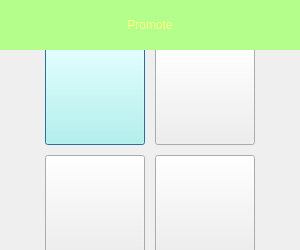
<?xml version="1.0" encoding="UTF-8"?>
<ui version="4.0">
 <class>promotion</class>
 <widget class="QDialog" name="promotion">
  <property name="geometry">
   <rect>
    <x>0</x>
    <y>0</y>
    <width>300</width>
    <height>250</height>
   </rect>
  </property>
  <property name="cursor">
   <cursorShape>CrossCursor</cursorShape>
  </property>
  <property name="windowTitle">
   <string>Dialog</string>
  </property>
  <property name="styleSheet">
   <string notr="true">background-image: url(:/sceneImg/bg_Steel);</string>
  </property>
  <widget class="QPushButton" name="QueenButton">
   <property name="geometry">
    <rect>
     <x>45</x>
     <y>45</y>
     <width>100</width>
     <height>100</height>
    </rect>
   </property>
   <property name="sizePolicy">
    <sizepolicy hsizetype="Fixed" vsizetype="Fixed">
     <horstretch>0</horstretch>
     <verstretch>0</verstretch>
    </sizepolicy>
   </property>
   <property name="cursor">
    <cursorShape>OpenHandCursor</cursorShape>
   </property>
   <property name="styleSheet">
    <string notr="true">font: 16pt &quot;微軟正黑體&quot;;
background-image: url(:/gridImg/newsPaper/Image/newspaper/wq.png);
background-color: rgb(176, 255, 244);
</string>
   </property>
   <property name="text">
    <string/>
   </property>
   <property name="icon">
    <iconset>
     <normalon>:/gridImg/Queen_B_L</normalon>
    </iconset>
   </property>
   <property name="iconSize">
    <size>
     <width>100</width>
     <height>100</height>
    </size>
   </property>
  </widget>
  <widget class="QPushButton" name="BishopButton">
   <property name="geometry">
    <rect>
     <x>155</x>
     <y>45</y>
     <width>100</width>
     <height>100</height>
    </rect>
   </property>
   <property name="sizePolicy">
    <sizepolicy hsizetype="Fixed" vsizetype="Fixed">
     <horstretch>0</horstretch>
     <verstretch>0</verstretch>
    </sizepolicy>
   </property>
   <property name="cursor">
    <cursorShape>OpenHandCursor</cursorShape>
   </property>
   <property name="styleSheet">
    <string notr="true">font: 16pt &quot;微軟正黑體&quot;;
</string>
   </property>
   <property name="text">
    <string/>
   </property>
   <property name="icon">
    <iconset>
     <normalon>:/gridImg/Bishop_W_D</normalon>
    </iconset>
   </property>
   <property name="iconSize">
    <size>
     <width>100</width>
     <height>100</height>
    </size>
   </property>
  </widget>
  <widget class="QPushButton" name="KnightButton">
   <property name="geometry">
    <rect>
     <x>45</x>
     <y>155</y>
     <width>100</width>
     <height>100</height>
    </rect>
   </property>
   <property name="sizePolicy">
    <sizepolicy hsizetype="Fixed" vsizetype="Fixed">
     <horstretch>0</horstretch>
     <verstretch>0</verstretch>
    </sizepolicy>
   </property>
   <property name="cursor">
    <cursorShape>OpenHandCursor</cursorShape>
   </property>
   <property name="styleSheet">
    <string notr="true">font: 16pt &quot;微軟正黑體&quot;;
</string>
   </property>
   <property name="text">
    <string/>
   </property>
   <property name="icon">
    <iconset>
     <normalon>:/gridImg/Knight_W_D</normalon>
    </iconset>
   </property>
   <property name="iconSize">
    <size>
     <width>100</width>
     <height>100</height>
    </size>
   </property>
  </widget>
  <widget class="QPushButton" name="RookButton">
   <property name="geometry">
    <rect>
     <x>155</x>
     <y>155</y>
     <width>100</width>
     <height>100</height>
    </rect>
   </property>
   <property name="sizePolicy">
    <sizepolicy hsizetype="Fixed" vsizetype="Fixed">
     <horstretch>0</horstretch>
     <verstretch>0</verstretch>
    </sizepolicy>
   </property>
   <property name="cursor">
    <cursorShape>OpenHandCursor</cursorShape>
   </property>
   <property name="styleSheet">
    <string notr="true">font: 16pt &quot;微軟正黑體&quot;;
</string>
   </property>
   <property name="text">
    <string/>
   </property>
   <property name="icon">
    <iconset>
     <normalon>:/gridImg/Rook_W_L</normalon>
    </iconset>
   </property>
   <property name="iconSize">
    <size>
     <width>100</width>
     <height>100</height>
    </size>
   </property>
  </widget>
  <widget class="QLabel" name="label">
   <property name="geometry">
    <rect>
     <x>0</x>
     <y>0</y>
     <width>300</width>
     <height>50</height>
    </rect>
   </property>
   <property name="sizePolicy">
    <sizepolicy hsizetype="Preferred" vsizetype="Expanding">
     <horstretch>0</horstretch>
     <verstretch>0</verstretch>
    </sizepolicy>
   </property>
   <property name="cursor">
    <cursorShape>CrossCursor</cursorShape>
   </property>
   <property name="styleSheet">
    <string notr="true">font: 16pt &quot;微軟正黑體&quot;;
color: rgb(253, 255, 130);
background-color: rgb(180, 255, 139);
</string>
   </property>
   <property name="text">
    <string>Promote</string>
   </property>
   <property name="alignment">
    <set>Qt::AlignCenter</set>
   </property>
  </widget>
 </widget>
 <resources/>
 <connections/>
</ui>
